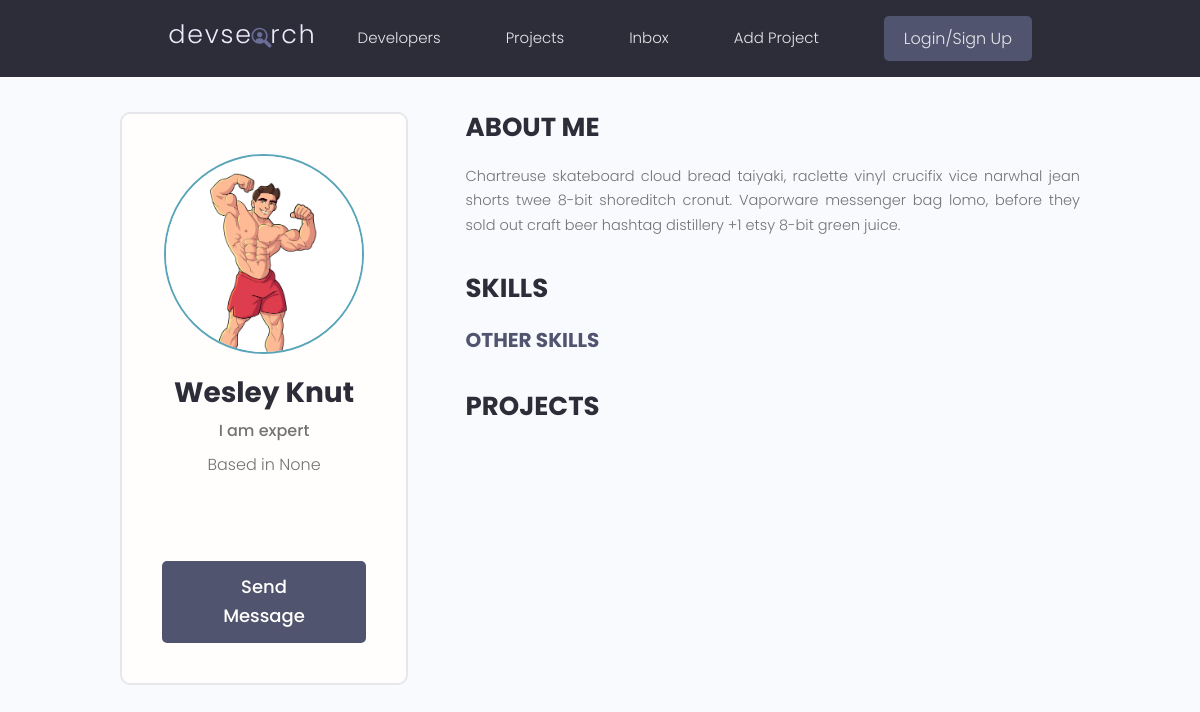
The page /profile/ede17385-75bd-4a5e-9d8b-bcd7f6389d2d/ on the database as committed earlier.
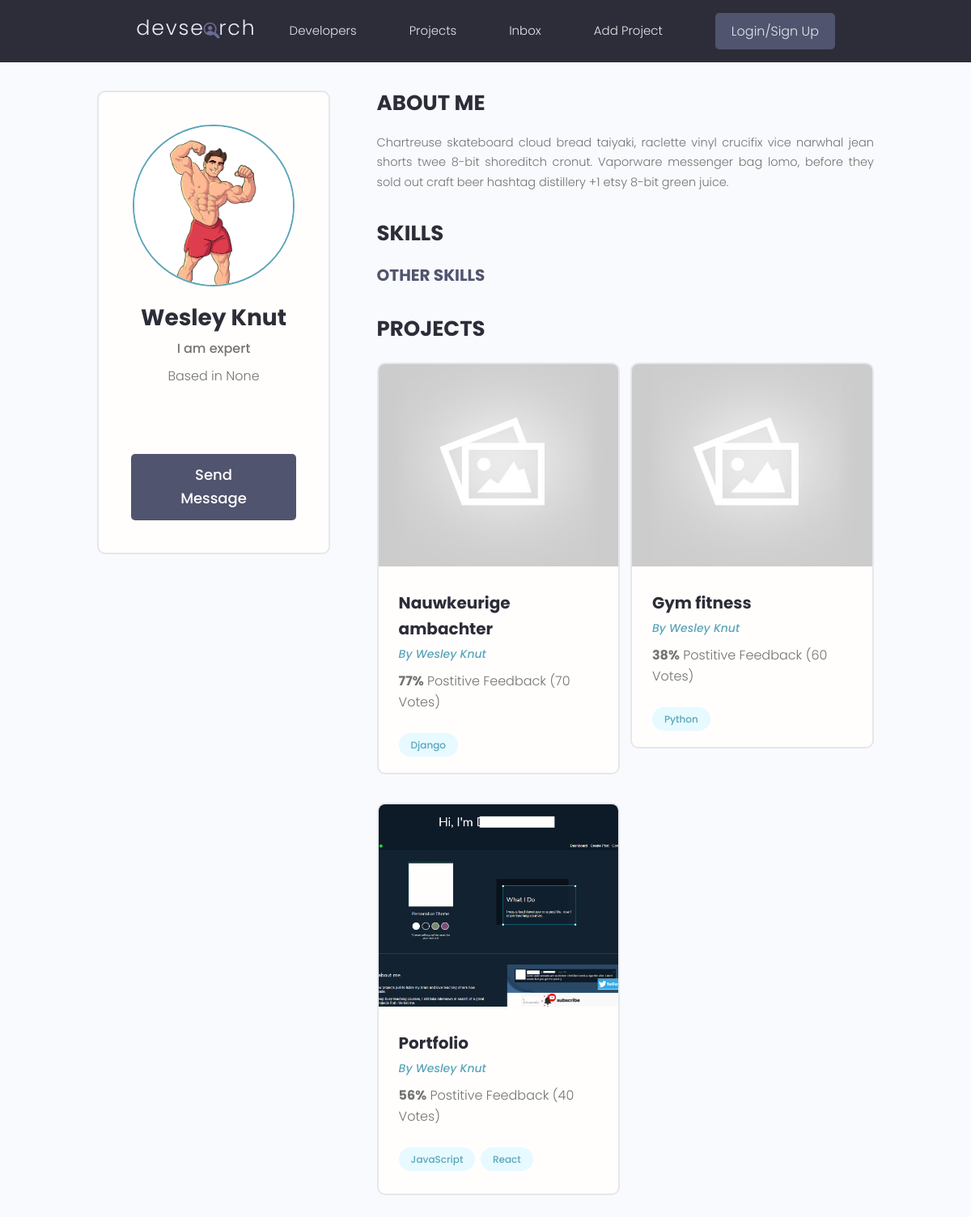
The same page on the database as committed later.
### projects/models.py (models this page shows, shortened)
class Project(models.Model):
  owner = models.ForeignKey(Profile, null=True, blank=True, on_delete=models.SET_NULL)
  title = models.CharField(max_length=200)
  description = models.TextField(null=True, blank=True)
  featured_image = models.ImageField(null=True, blank=True, default="default.jpg")
  demo_link = models.CharField(max_length=2000, null=True, blank=True)
  source_link = models.CharField(max_length=2000, null=True, blank=True)
  tags = models.ManyToManyField('Tag', blank=True)
  vote_total = models.IntegerField(default=0, null=True, blank=True)
  vote_ratio = models.IntegerField(default=0, null=True, blank=True)
  created = models.DateTimeField(auto_now_add=True)
  id = models.UUIDField(default=uuid.uuid4, unique=True, primary_key=True, editable=False)

class Tag(models.Model):
  name = models.CharField(max_length=200)
  created = models.DateTimeField(auto_now_add=True)
  id = models.UUIDField(default=uuid.uuid4, unique=True, primary_key=True, editable=False)
  def __str__(self):
    return self.name

### users/models.py (models this page shows, shortened)
class Profile(models.Model):
  user = models.OneToOneField(User, on_delete=models.CASCADE, null=True, blank=True)
  name = models.CharField(max_length=200, blank=True, null=True)
  email = models.EmailField(max_length=500, blank=True, null=True)
  username = models.CharField(max_length=200, blank=True, null=True)
  location = models.CharField(max_length=200, blank=True, null=True)
  short_intro = models.CharField(max_length=200, blank=True, null=True)
  bio = models.TextField(blank=True, null=True)
  profile_image = models.ImageField(null=True, blank=True, upload_to = 'profiles/', default="profiles/user-default.png")
  social_github = models.CharField(max_length=200, blank=True, null=True)
  social_twitter = models.CharField(max_length=200, blank=True, null=True)
  social_linkedin = models.CharField(max_length=200, blank=True, null=True)
  social_youtube = models.CharField(max_length=200, blank=True, null=True)
  social_website = models.CharField(max_length=200, blank=True, null=True)
  created = models.DateTimeField(auto_now_add=True)
  id = models.UUIDField(default=uuid.uuid4, unique=True, primary_key=True, editable=False)

### users/views.py (the view)
# urls.py: path('profile/<str:pk>/', views.userProfile, name="user-profile"),
def userProfile(request, pk):
  profile = Profile.objects.get(id=pk)
  topSkills = profile.skill_set.exclude(description__exact="")
  otherSkills = profile.skill_set.filter(description="")
  context = {'profile':profile, 'topSkills':topSkills, 'otherSkills':otherSkills}
  return render(request, 'users/user-profile.html', context)

### users/templates/users/user-profile.html (shortened to what this page needs)
{% extends 'main.html' %}
{% block content %}
<main class="profile my-md">
  <div class="container">
    <div class="layout">
      <div class="column column--1of3">
        <div class="card text-center">
          <div class="card__body dev">
            <img class="avatar avatar--xl" src="{{ profile.profile_image.url}}" />
            <h2 class="dev__name">{{profile.name}}</h2>
            <p class="dev__title">{{profile.short_intro}}</p>
            <p class="dev__location">Based in {{profile.location}}</p>
            <ul class="dev__social">
            </ul>
            <a href="#" class="btn btn--sub btn--lg">Send Message </a>
          </div>
        </div>
      </div>
      <div class="column column--2of3">
        <div class="devInfo">
          <h3 class="devInfo__title">About Me</h3>
          <p class="devInfo__about">
            {{profile.bio}}
          </p>
        </div>
        <div class="devInfo">
          <h3 class="devInfo__title">Skills</h3>
          <div class="devInfo__skills">
            <h3 class="devInfo__subtitle">Other Skills</h3>
          </div>
        </div>
        <div class="devInfo">
          <h3 class="devInfo__title">Projects</h3>
          <div class="grid grid--two">
            {% for project in profile.project_set.all %}
            <div class="column">
              <div class="card project">
                <a href="{% url 'project' project.id %}" class="project">
                  <img class="project__thumbnail" src="{{project.featured_image.url}}" alt="project thumbnail" />
                  <div class="card__body">
                    <h3 class="project__title">{{project.title}}</h3>
                    <p><a class="project__author" href="{% url 'user-profile' project.owner.id %}">By {{project.owner.name}}</a></p>
                    <p class="project--rating">
                      <span style="font-weight: bold;">{{project.vote_ratio}}%</span> Postitive
                      Feedback ({{project.vote_total}} Vote{{project.vote_total|pluralize:"s"}})
                    </p>
                    <div class="project__tags">
                      {% for tag in project.tags.all %}
                      <span class="tag tag--pill tag--main">
                        <small>{{tag}}</small>
                      </span>
                      {% endfor %}
                    </div>
                  </div>
                </a>
              </div>
            </div>
            {% endfor %}
          </div>
        </div>
      </div>
    </div>
  </div>
</main>
{% endblock content %}

Rows that differ between the two databases and show on the page:
now on this page (row edited): Project: featured_image (placeholder picture), title "Nauwkeurige ambachter", owner.name "Wesley Knut", vote_ratio "77", vote_total "70"
now on this page (row unchanged): Tag: name "Django", shown under "Nauwkeurige ambachter"
now on this page (row edited): Project: featured_image (placeholder picture), title "Gym fitness", owner.name "Wesley Knut", vote_ratio "38", vote_total "60"
now on this page (row unchanged): Tag: name "Python", shown under "Gym fitness"
now on this page (row edited): Project: featured_image (picture), title "Portfolio", owner.name "Wesley Knut", vote_ratio "56", vote_total "40"
now on this page (row unchanged): Tag: name "JavaScript", shown under "Portfolio"
now on this page (row unchanged): Tag: name "React", shown under "Portfolio"
